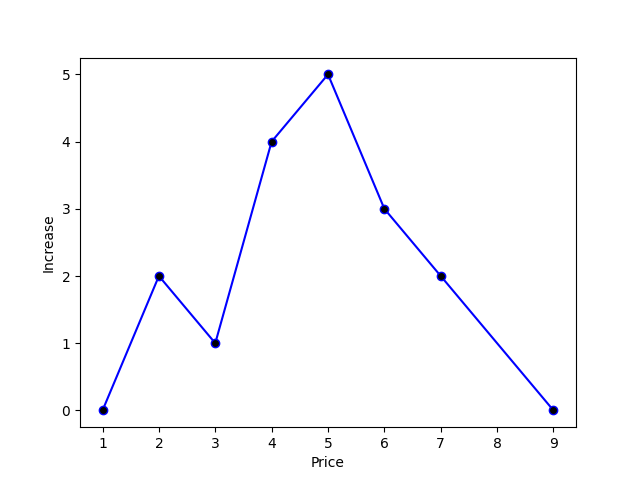

Write the Python code that produced this figure.
#Labels
import matplotlib.pyplot as plt
x=[1,2,3,4,5,6,7,9]
y=[0,2,1,4,5,3,2,0]
plt.plot(x,y,marker='o',mfc='k',color='b')
plt.xlabel("Price")
plt.ylabel("Increase")
plt.show()
